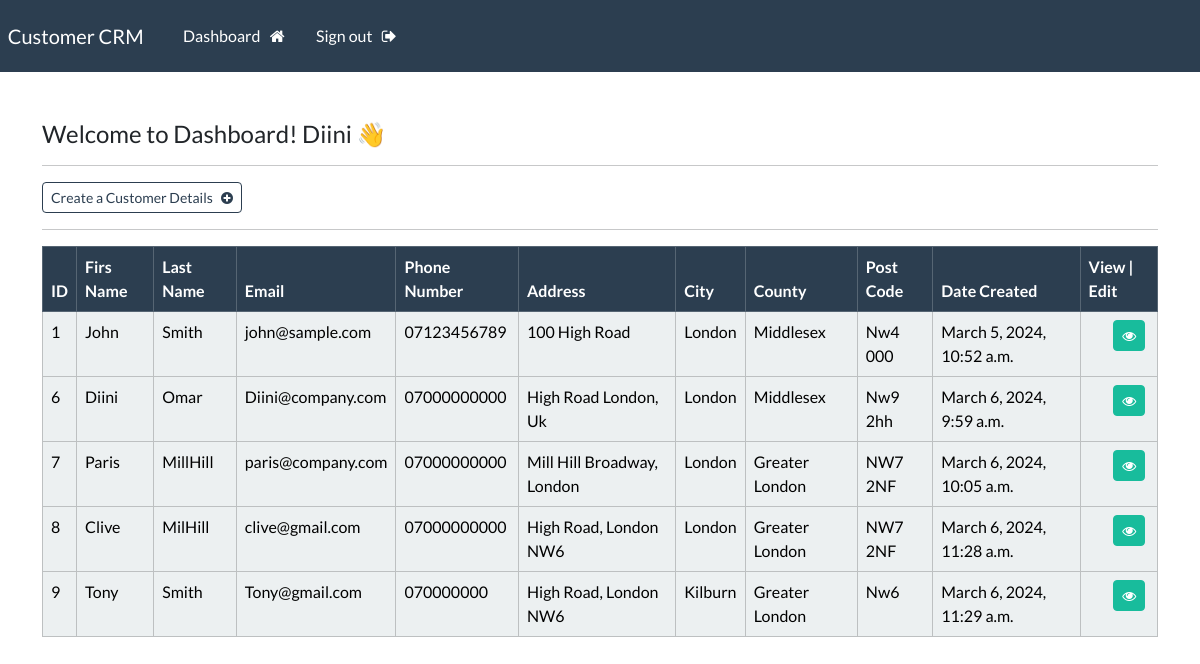
Page /dashboard/ (signed in) on the committed database.
### webapp/models.py (models this page shows, shortened)
class Customer(models.Model):
    first_name = models.CharField(max_length = 92)
    last_name = models.CharField(max_length = 92)
    email = models.CharField(max_length = 92)
    phone_number= models.CharField(max_length = 15)
    address = models.CharField(max_length = 300)
    city = models.CharField(max_length = 200)
    county= models.CharField(max_length = 300)
    post_code= models.CharField(max_length = 12, default='')
    created_date = models.DateTimeField(auto_now_add = True)

### webapp/views.py (the view)
# urls.py: path('dashboard/', views.dashboard, name='dashboard'),
@login_required(login_url= "my-login")
def dashboard(request):
    my_records = Customer.objects.all()
    context = {'records': my_records}
    return render (request, 'webapp/dashboard.html', context=context)

### webapp/templates/webapp/dashboard.html
{% extends "webapp/base.html" %}
{% block content  %}
<br>
    <h4> Welcome to Dashboard! {{ user }} 👋 </h4>
    <hr>
    <a class="btn btn-outline-primary btn-sm" href="{% url 'create-customer' %}" > Create a Customer Details &nbsp; <i class="fa fa-plus-circle" aria-hidden="true"></i></a>
    <hr>
    <table class="table table-bordered table-light table-hover ">
        <thead class="table table-primary">
            <tr>
                <th scope="col"> ID</th>
                <th scope="col"> Firs Name </th>
                <th scope="col"> Last Name </th>
                <th scope="col"> Email </th>
                <th scope="col"> Phone Number </th>
                <th scope="col"> Address </th>
                <th scope="col"> City </th>
                <th scope="col">County </th>
                <th scope="col"> Post Code </th>
                <th scope="col"> Date Created </th>
                <th scope="col"> View | Edit </th>
            </tr>
        </thead>
    {% for record in records %}
    <tbody>
        {% if records  %}
        <tr>
        <td> {{ record.id }} </td>
        <td>  {{ record.first_name}} </td>
        <td>  {{ record.last_name}} </td>
        <td>  {{ record.email}} </td>
        <td>  {{ record.phone_number}} </td>
        <td>  {{ record.address}} </td>
        <td>  {{ record.city}} </td>
        <td>  {{ record.county}} </td>
        <td>  {{ record.post_code}} </td>
        <td>  {{ record.created_date }} </td>
        <td> &nbsp; &nbsp; &nbsp; &nbsp;   <a class="btn btn-success btn-sm" href="{% url 'record' record.id %}"> <i class="fa fa-eye" aria-hidden="true"></i> </a> </td>
        </tr>
        {% endif %}
    </tbody>
    {% endfor %}
</table>
{% endblock  %}

### webapp/templates/webapp/base.html (shortened to what this page needs)
{% load static %}
<!DOCTYPE html>
<html>
    <head>
        <link rel="stylesheet" type="text/css" href="https://bootswatch.com/5/flatly/bootstrap.min.css">
        <link rel="stylesheet" href="https://cdnjs.cloudflare.com/ajax/libs/font-awesome/4.7.0/css/font-awesome.min.css">
        <link rel="stylesheet" type="text/css" href="{% static 'css/style.css' %}">
    </head>
    <body >
        {% include "webapp/navbar.html" %}
        <div class= "container">
            <br>
       {% block content  %}{% endblock  %}
    </div>
    </body>
</html>

### webapp/templates/webapp/navbar.html (shortened to what this page needs)
<nav class="navbar navbar-expand-lg navbar-dark bg-primary justify-content-center">
    <a class="navbar-brand main-heading" href="{% url '' %}">
      &nbsp; Customer CRM </a>
      <div class="collapse navbar-collapse text-center" id="navbarNavDropdown">
        <ul class="navbar-nav mr-auto">
          {% if user.is_authenticated %}
            <li class="nav-item">
              <a class="nav-link" href="{% url 'dashboard' %}">Dashboard &nbsp; <i class="fa fa-home" aria-hidden="true"></i> </a>
            </li>
            <li class="nav-item">
              <a class="nav-link" href="{% url 'my-logout' %}">Sign out &nbsp; <i class="fa fa-sign-out" aria-hidden="true"></i> </a>
            </li>
        </ul>
        {% endif %}
      </div>
  </nav>

### rows in the picture
Customer: id "1", first_name "John", last_name "Smith", email "john@sample.com", phone_number "07123456789", address "100 High Road", city "London", county "Middlesex", post_code "Nw4 000", created_date "March 5, 2024, 10:52 a.m."
Customer: id "6", first_name "Diini", last_name "Omar", email "Diini@company.com", phone_number "07000000000", address "High Road London, Uk", city "London", county "Middlesex", post_code "Nw9 2hh", created_date "March 6, 2024, 9:59 a.m."
Customer: id "7", first_name "Paris", last_name "MillHill", email "paris@company.com", phone_number "07000000000", address "Mill Hill Broadway, London", city "London", county "Greater London", post_code "NW7 2NF", created_date "March 6, 2024, 10:05 a.m."
Customer: id "8", first_name "Clive", last_name "MilHill", email "clive@gmail.com", phone_number "07000000000", address "High Road, London NW6", city "London", county "Greater London", post_code "NW7 2NF", created_date "March 6, 2024, 11:28 a.m."
Customer: id "9", first_name "Tony", last_name "Smith", email "Tony@gmail.com", phone_number "070000000", address "High Road, London NW6", city "Kilburn", county "Greater London", post_code "Nw6", created_date "March 6, 2024, 11:29 a.m."

### other values in the picture
{{ user }} "Diini"
